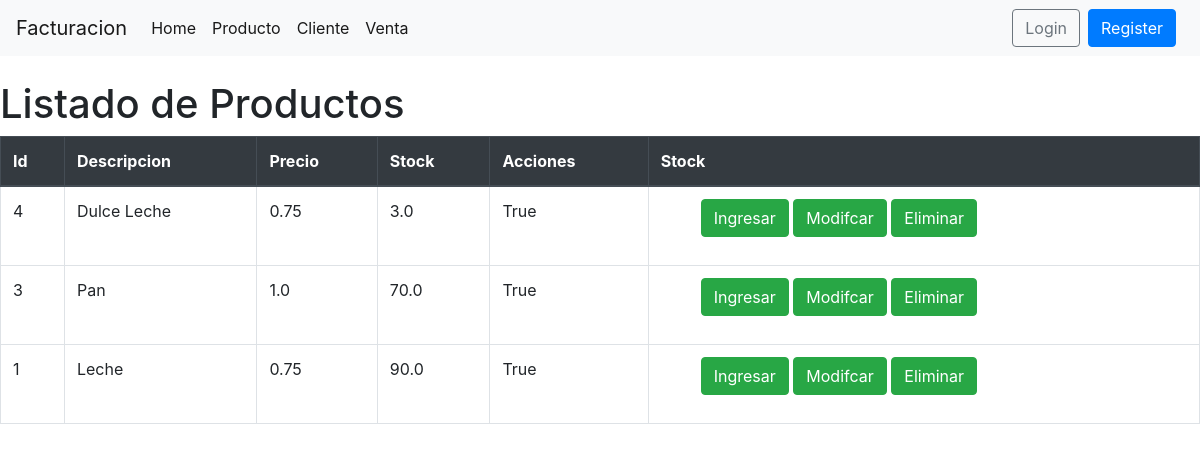
The app's page /listarproducto/ with its own data.
### Facturacion/models.py (models this page shows, shortened)
class Producto(models.Model):
    descripcion = models.CharField(max_length=100)
    precio = models.FloatField(default=0)
    stock = models.FloatField(default=0)
    iva = models.BooleanField(default=True)
    prueba = models.BooleanField(default=True)
    creacion = models.DateTimeField(
        auto_now_add=True, verbose_name="Fecha Creacion")
    modificacion = models.DateTimeField(
        auto_now=True, verbose_name="Fecha Modificacion")
    class Meta:
        verbose_name = 'Producto'
        verbose_name_plural = 'Productos'
        ordering = ["-creacion"]

### Facturacion/views.py (the view)
# urls.py: path('listarproducto/', listarProducto, name='listarproducto'),
def listarProducto(request):
    producto = Producto.objects.all()
    opciones = {'Menu': 'Menu Principal',
                'Producto': 'Productos', 'Cliente': 'Clientes','Venta':'Ventas','productos':producto}
    return render(request, 'listar_producto.html', opciones)

### templates/listar_producto.html (shortened to what this page needs)
<!DOCTYPE html>
<html lang="en">
<head>
    {% load static %}
    <link href="{% static 'bootstrap/css/bootstrap.min.css' %}" rel="stylesheet">
</head>
<body>
 <nav class="navbar navbar-expand-lg navbar-light bg-light mb-4">
    <a class="navbar-brand" href="#">Facturacion</a>
    <div class="collapse navbar-collapse" id="navbarSupportedContent">
        <ul class="navbar-nav mr-auto">
        <li class="nav-item active">
            <a href='/' class="nav-link" >Home <span class="sr-only">(current)</span></a>
        </li>
        <li class="nav-item active">
            <a class="nav-link" href='/listarproducto'>Producto <span class="sr-only">(current)</span></a>
        </li>
        <li class="nav-item active">
            <a class="nav-link" href='/listarcliente'>Cliente <span class="sr-only">(current)</span></a>
        </li>
        <li class="nav-item active">
            <a class="nav-link" href='/listarfactura'>Venta <span class="sr-only">(current)</span></a>
        </li>
        </ul>
        {% if user.is_authenticated %}
        <ul class="navbar-nav">
            <li class="nav-item dropdown">
            <a class="nav-link dropdown-toggle" href="#" id="navbarDropdown" role="button" data-toggle="dropdown" aria-haspopup="true" aria-expanded="false">
                {{user.username}}
            </a>
            <div class="dropdown-menu" aria-labelledby="navbarDropdown">
                <a class="dropdown-item" href="#">My Tasks</a>
                <div class="dropdown-divider"></div>
                <a class="dropdown-item" href="#">Logout</a>
            </div>
            </li>
        </ul>
        <form class="form-inline my-2 my-lg-0"  action="#" method='GET'>
            <input class="form-control mr-sm-2" type="search" name='q' aria-label="Search" placeholder='Search' value={{request.GET.q}}  >
            <button class="btn btn-outline-success my-2 my-sm-0" type="submit">Search</button>
        </form>
        {% else %}
        <a class="btn btn-outline-secondary" href="#">Login</a>
        <a class="btn btn-primary ml-2 mr-2" href="#">Register</a>
        {% endif %}
    </div>
    </nav>
    <h1>Listado de {{Producto}}</h1>
    <table class="table table-bordered">
        <thead class="thead-dark">
            <tr>
                <th>Id</th>
                <th>Descripcion</th>
                <th>Precio</th>
                <th>Stock</th>
                <th>Acciones</th>
                <th>Stock</th>
            </tr>
        </thead>
        <body>
            {% for producto in productos %}
            <tr >
                <td >{{ producto.id }}</td>
                <td>{{ producto.descripcion }}</td>
                <td>{{ producto.precio }}</td>
                <td>{{ producto.stock}}</td>
                <td>{{ producto.iva}}</td>
                <td>
                    <ul>
                        <l1><a class="btn btn-success" href="{% url 'producto' %}">Ingresar</a></l1>
                        <l1><a class="btn btn-success" href="{% url 'editarproducto' producto.id %}">Modifcar</a></l1>
                        <l1><a class="btn btn-success" href="{% url 'eliminarproducto' producto.id %}">Eliminar</a></l1>
                    </ul>
                </td>
            </tr>
            {% endfor %}
        </body>
    </table>
</body>
</html>

### records on screen
Producto: id "4", descripcion "Dulce Leche", precio "0.75", stock "3.0", iva "True"
Producto: id "3", descripcion "Pan", precio "1.0", stock "70.0", iva "True"
Producto: id "1", descripcion "Leche", precio "0.75", stock "90.0", iva "True"

### other values on screen
{{ Producto }} "Productos"
